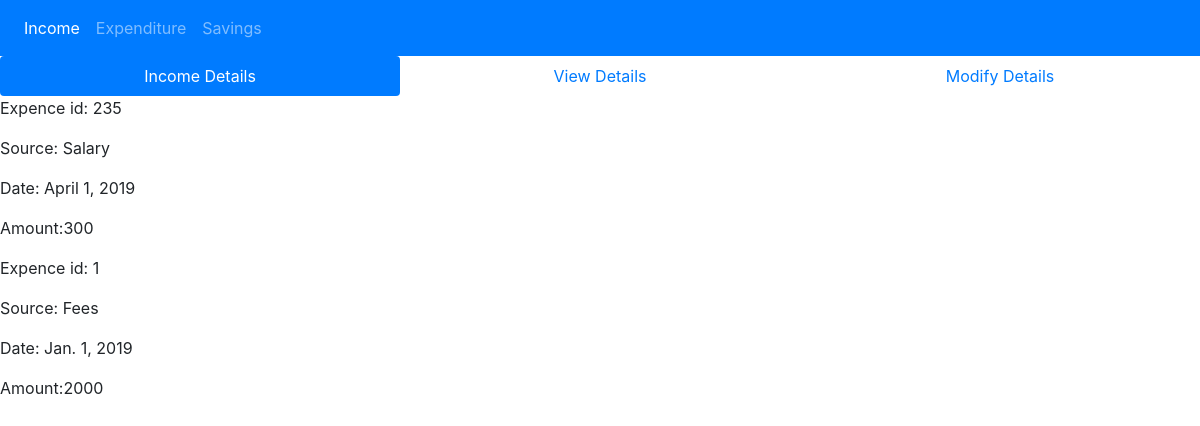
The page /family/expenditure/expendetail/ on the database its author committed.
### Djan/models.py (models this page shows)
class Expenditure(models.Model):
    exid=models.IntegerField()
    source=models.CharField(max_length=30)
    date=models.DateTimeField(auto_now_add=True)
    date = models.DateField()
    amount=models.IntegerField(default='300')

### Djan/views.py (the view)
# urls.py: path('family/expenditure/expendetail/',views.expendetail,name='expendetail'),
def expendetail(request):
    obj = Expenditure.objects.all()
    return render(request,'expendetail.html',{'Expendetail':obj})

### Djan/templates/expendetail.html (shortened to what this page needs)
{% extends 'base.html' %}
{% block myContent %}
{% load crispy_forms_tags %}
<!DOCTYPE html>
<html lang="en">
<head>
</head>
<body>
        <nav class="nav nav-pills nav-justified">
                <a class="nav-item nav-link active" href="expenditure/">Income Details</a>
                <a class="nav-item nav-link" href="expendetail/">View Details</a>
                <a class="nav-item nav-link" href="exmodify/">Modify Details</a>
              </nav>
    <form method="POST">
            {% for exp in  Expendetail %}
                      <p>Expence id: {{ exp.exid }}</p>
                      <p>Source: {{ exp.source }}</p>
                      <p>Date: {{ exp.date }}</p>
                      <p>Amount:{{ exp.amount }}</p>
         {% endfor %}
    </form>
</body>
</html>
{% endblock %}

### rows shown on the page
Expenditure: exid "235", source "Salary", date "April 1, 2019", amount "300"
Expenditure: exid "1", source "Fees", date "Jan. 1, 2019", amount "2000"
